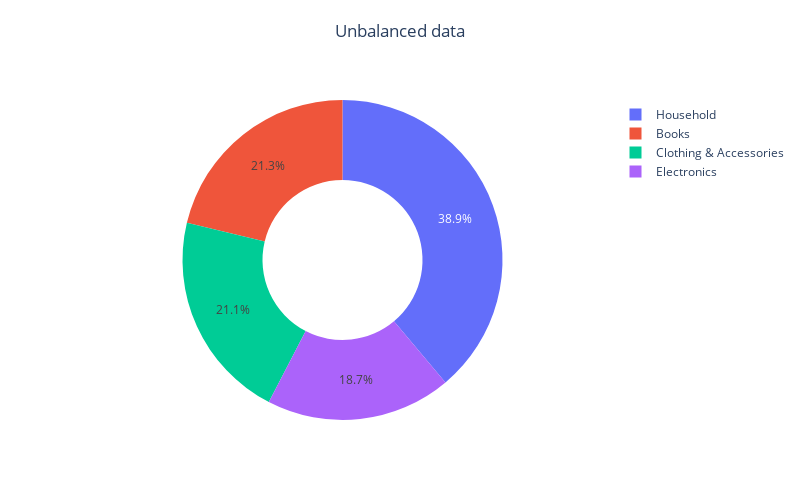

The notebook cell this image was saved under:
### Code cell
show_data_balance(data, category_dict, "Unbalanced data")

### Figure 1 — Plotly figure (JSON) as saved in the notebook; plotly's stock layout.template omitted (floating-point values rounded to 4 significant figures)
{"data": [{"hole": 0.5, "labels": ["Household", "Books", "Clothing & Accessories", "Electronics"], "textinfo": "percent", "title": {"text": " "}, "type": "pie", "values": [10055, 5502, 5462, 4848]}], "layout": {"height": 500, "showlegend": true, "title": {"text": "Unbalanced data", "x": 0.5, "y": 0.95}, "width": 800}}
